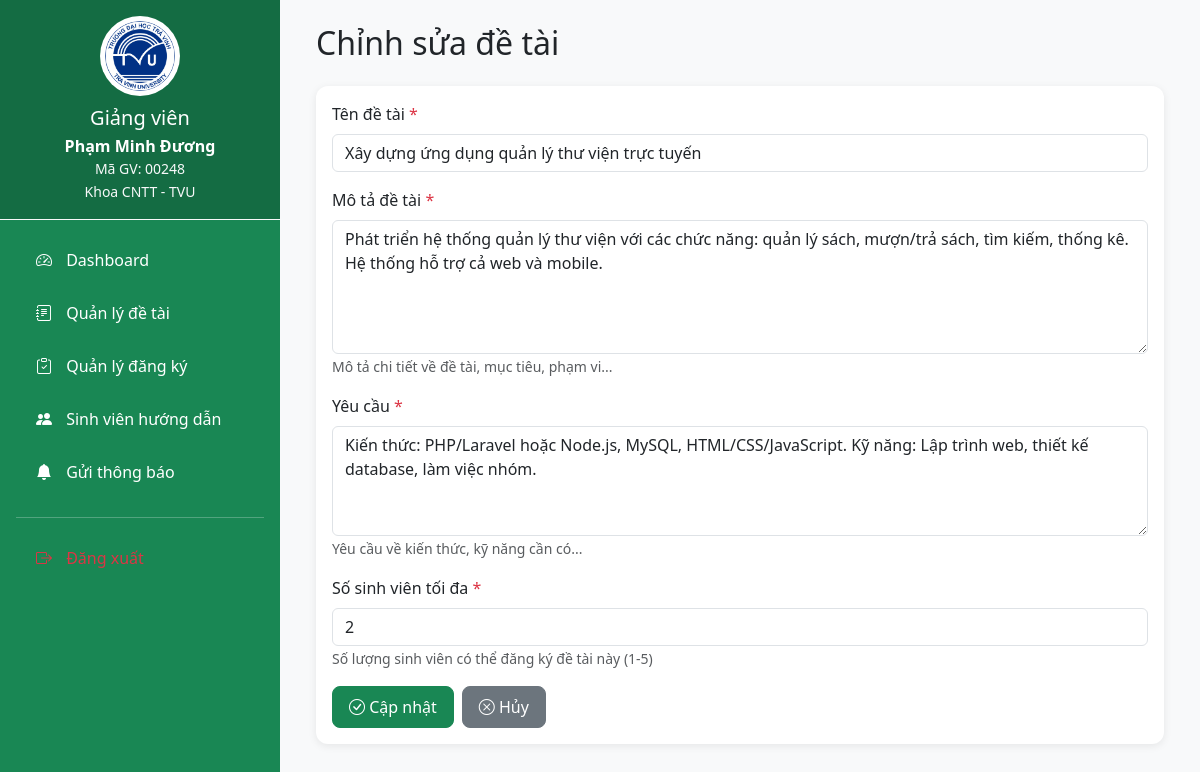
The page /public/teacher/editTopic/1 (signed in) on the database its author committed.
### tables this page shows
CREATE TABLE IF NOT EXISTS topics (
    topic_id INT AUTO_INCREMENT PRIMARY KEY,
    teacher_id INT NOT NULL,
    title VARCHAR(500) NOT NULL,
    description TEXT,
    requirements TEXT,
    max_students INT DEFAULT 1 CHECK (max_students > 0 AND max_students <= 10),
    current_students INT DEFAULT 0 CHECK (current_students >= 0),
    status ENUM('pending', 'approved', 'rejected') DEFAULT 'pending',
    created_at TIMESTAMP DEFAULT CURRENT_TIMESTAMP,
    updated_at TIMESTAMP DEFAULT CURRENT_TIMESTAMP ON UPDATE CURRENT_TIMESTAMP,
    deleted_at TIMESTAMP NULL,
    
     
    FOREIGN KEY (teacher_id) REFERENCES users(user_id) ON DELETE CASCADE,
    
     
    INDEX idx_teacher_id (teacher_id),
    INDEX idx_status (status),
    INDEX idx_deleted_at (deleted_at),
    INDEX idx_created_at (created_at)
);

### app/core/Controller.php (called while the page is built, shortened)
<?php
class Controller {
    public function model($model) {
        return new $model();
    }
    public function view($view, $data = []) {
        require_once '../app/views/' . $view . '.php';
    }
}

### app/controllers/TeacherController.php (called while the page is built, shortened)
<?php
class TeacherController extends Controller {
    public function editTopic($topicId) {
        $topicModel = $this->model('Topic');
        $data = [
            'title' => 'Chỉnh sửa đề tài',
            'topic' => $topicModel->getById($topicId),
            'action' => 'edit'
        ];
        $this->view('teacher/topic_form', $data);
    }
}

### app/core/App.php (called while the page is built, shortened)
<?php
class App {
    protected $method = 'login';
    public function __construct() {
        $url = $this->parseUrl();
        if (isset($url[0]) && file_exists('../app/controllers/' . ucfirst($url[0]) . 'Controller.php')) {
            unset($url[0]);
        }
        $this->controller = new $this->controller;
        if (get_class($this->controller) !== 'AuthController') {
            $this->method = 'index';
        }
        if (isset($url[1]) && method_exists($this->controller, $url[1])) {
            $this->method = $url[1];
            unset($url[1]);
        }
        $this->params = $url ? array_values($url) : [];
        call_user_func_array([$this->controller, $this->method], $this->params);
    }
    private function parseUrl() {
        if (isset($_GET['url'])) {
            return explode('/', filter_var(rtrim($_GET['url'], '/'), FILTER_SANITIZE_URL));
        }
        return [];
    }
}

### public/index.php (called while the page is built, shortened)
<?php
    require_once '../app/core/App.php';
    require_once '../app/core/Controller.php';
    require_once '../app/core/Database.php';
    $app = new App();

### app/models/Topic.php (called while the page is built, shortened)
<?php
class Topic {
    private $db;
    public function __construct() {
        $this->db = Database::getInstance();
    }
    public function getById($topicId) {
        $stmt = $this->db->prepare("SELECT * FROM topics WHERE topic_id = ?");
        $stmt->execute([$topicId]);
        return $stmt->fetch(PDO::FETCH_ASSOC);
    }
}

### app/core/Database.php (called while the page is built, shortened)
<?php
class Database {
    private static $instance = null;
    private function __construct() {
        $this->pdo = new PDO(
            'mysql:host=' . DB_HOST . ';dbname=' . DB_NAME,
            DB_USER,
            DB_PASS
        );
    }
    public static function getInstance(): PDO {
        if (self::$instance === null) {
            self::$instance = new Database();
        }
        return self::$instance->pdo;
    }
}

### app/views/teacher/topic_form.php (the view)
<?php include_once __DIR__ . '/../layouts/header.php'; ?>
<div class="d-flex">
    <?php include_once __DIR__ . '/../layouts/teacher_sidebar.php'; ?>
    <div class="main-content flex-grow-1 p-4">
        <div class="container-fluid">
            <h2 class="mb-4"><?= $data['action'] === 'create' ? 'Tạo đề tài mới' : 'Chỉnh sửa đề tài' ?></h2>
            <div class="card">
                <div class="card-body">
                    <form method="POST">
                        <div class="mb-3">
                            <label class="form-label">Tên đề tài <span class="text-danger">*</span></label>
                            <input type="text" name="title" class="form-control"
                                   value="<?= $data['topic']['title'] ?? '' ?>" required>
                        </div>
                        <div class="mb-3">
                            <label class="form-label">Mô tả đề tài <span class="text-danger">*</span></label>
                            <textarea name="description" class="form-control" rows="5" required><?= $data['topic']['description'] ?? '' ?></textarea>
                            <small class="text-muted">Mô tả chi tiết về đề tài, mục tiêu, phạm vi...</small>
                        </div>
                        <div class="mb-3">
                            <label class="form-label">Yêu cầu <span class="text-danger">*</span></label>
                            <textarea name="requirements" class="form-control" rows="4" required><?= $data['topic']['requirements'] ?? '' ?></textarea>
                            <small class="text-muted">Yêu cầu về kiến thức, kỹ năng cần có...</small>
                        </div>
                        <div class="mb-3">
                            <label class="form-label">Số sinh viên tối đa <span class="text-danger">*</span></label>
                            <input type="number" name="max_students" class="form-control"
                                   value="<?= $data['topic']['max_students'] ?? 1 ?>" min="1" max="5" required>
                            <small class="text-muted">Số lượng sinh viên có thể đăng ký đề tài này (1-5)</small>
                        </div>
                        <div class="d-flex gap-2">
                            <button type="submit" class="btn btn-success">
                                <i class="bi bi-check-circle"></i> <?= $data['action'] === 'create' ? 'Tạo đề tài' : 'Cập nhật' ?>
                            </button>
                            <a href="/PHP-CN/public/teacher/topics" class="btn btn-secondary">
                                <i class="bi bi-x-circle"></i> Hủy
                            </a>
                        </div>
                    </form>
                </div>
            </div>
        </div>
    </div>
</div>
<?php include_once __DIR__ . '/../layouts/footer.php'; ?>

### public/css/admin.css (style rules this page uses)
* { margin: 0; padding: 0; box-sizing: border-box; }
body { font-family: 'Segoe UI', Tahoma, Geneva, Verdana, sans-serif; background-color: #f8f9fa; }
.main-content { margin-left: 280px; min-height: 100vh; background-color: #f8f9fa; }
.card { border: none; border-radius: 12px; box-shadow: 0 2px 8px rgba(0, 0, 0, 0.08); transition: transform 0.3s, box-shadow 0.3s; }
.btn { border-radius: 8px; padding: 8px 16px; font-weight: 500; transition: all 0.3s; }

### rows shown on the page
topics: title "Xây dựng ứng dụng quản lý thư viện trực tuyến", description "Phát triển hệ thống quản lý thư viện với các chức năng: quản lý sách, mượn/trả sách, tìm kiếm, thống kê. Hệ thống hỗ trợ cả web và mobile.", requirements "Kiến thức: PHP/Laravel hoặc Node.js, MySQL, HTML/CSS/JavaScript. Kỹ năng: Lập trình web, thiết kế database, làm việc nhóm.", max_students "2"

### other values the page prints
$_SESSION['full_name'] "Phạm Minh Đương"
$_SESSION['username'] "00248"
